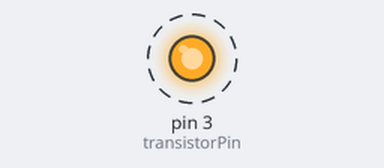
A sketch run on a simulated Arduino Uno, built with avr-gcc and run on an emulated ATmega328P. On the bench: output pins drawn as LEDs (lit = HIGH). Dashed ring = blinking.

Above: at 0.5 s.
Timing chart, 0 to 4.6 s (numbered marks = the images above):
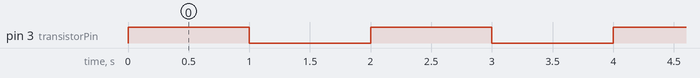

The sketch:

06_Transistor_Switch.ino
```cpp
/**
 * Tinkerers' Laboratory IIT Hyderabad
 *
 * Tinker Tech Camp
 * Mechatronics Edition
 * 14 Feb 2026 - 15 Feb 2026
 *
 * Exercise 06: Transistor Switch
 *
 */

int transistorPin = 3;

void setup() {
  pinMode(transistorPin, OUTPUT);
}

void loop() {
  digitalWrite(transistorPin, HIGH); // switches ON
  delay(1000);
  digitalWrite(transistorPin, LOW);  // switch OFF
  delay(1000);
}
```

Measured:
- by itself, pin 3 (transistorPin): alternates HIGH for 1.0 s and LOW for 1.0 s
